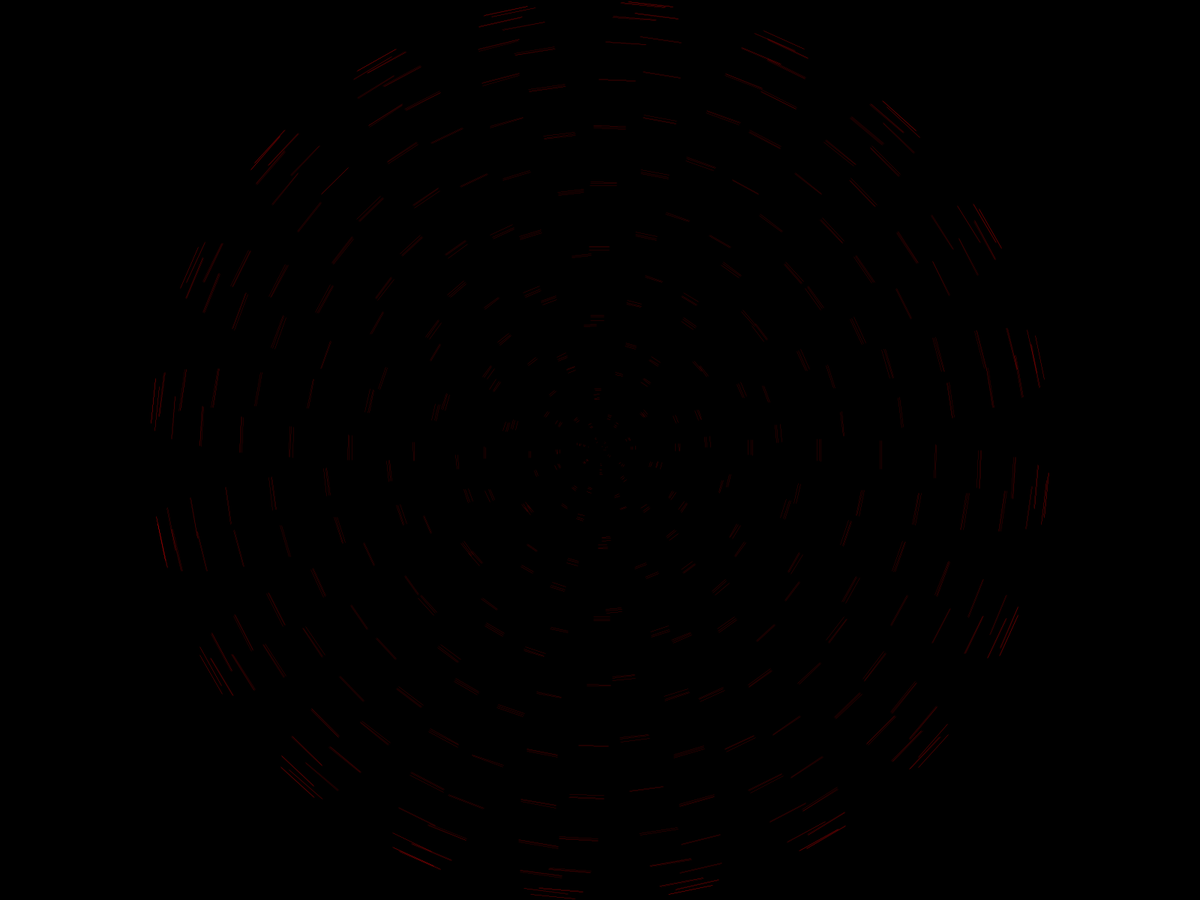
Frame 1 (no input)
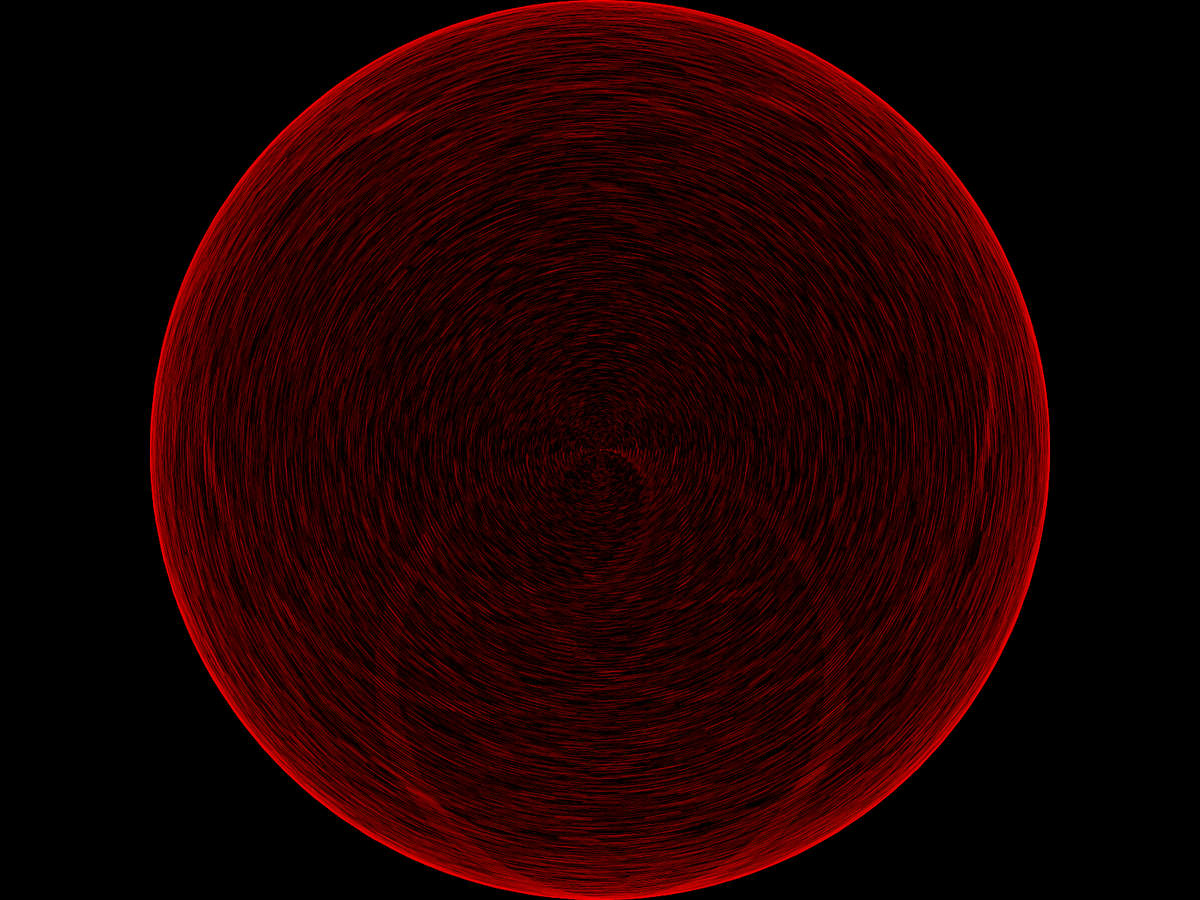
Frame 60 (the mouse pressed at the canvas centre just before this capture)
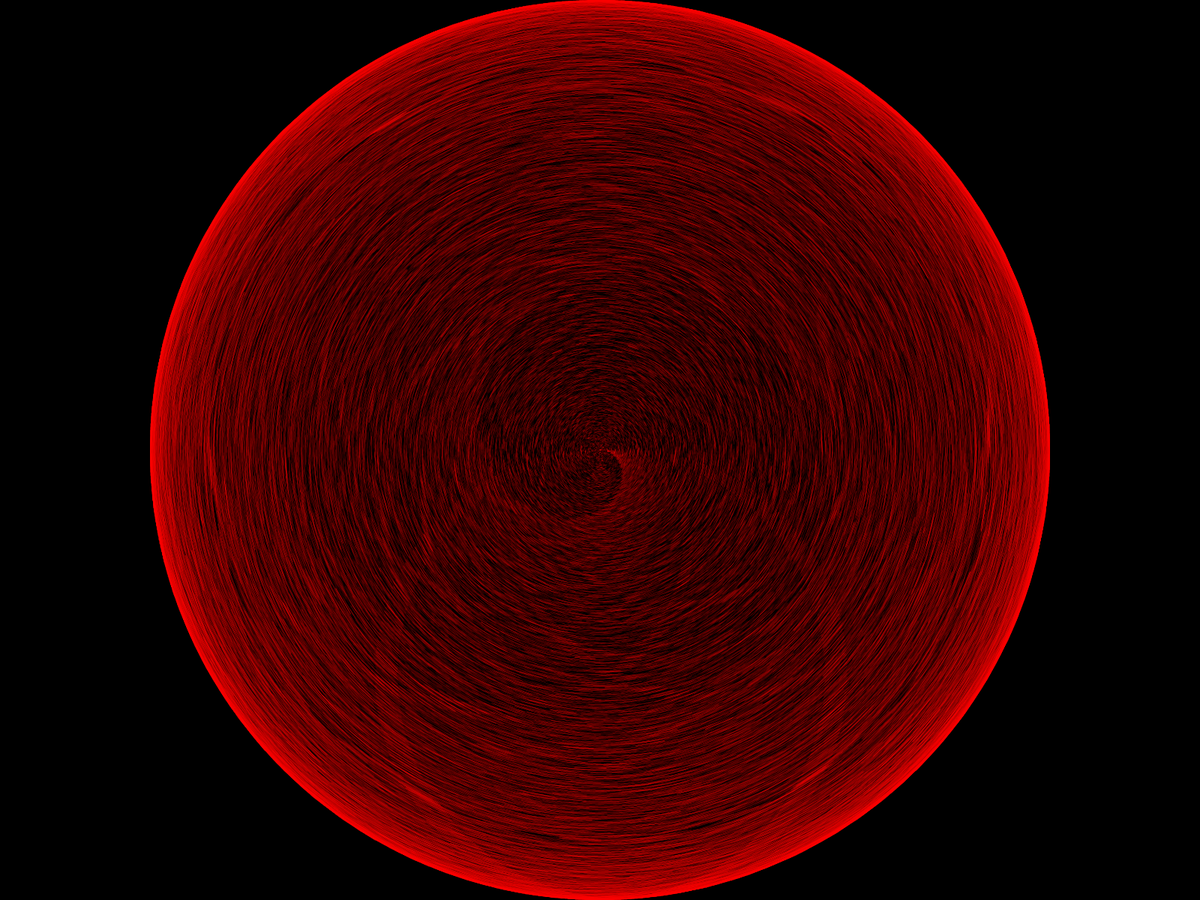
Frame 120 (the mouse held since frame 60 and released just before this capture)

The Processing sketch that drew these frames (run headless with seeded random() and noise(); from frame 60 on, the mouse is pressed at the canvas centre):

// Processing sketch: RotatingCircle
// ── RotatingCircle.pde
float toX(float r, float phi) {return r * cos(phi);}
float toY(float r, float phi) {return r * sin(phi);}

float detail = 0.1;
float t = 0;

void setup() {
  fullScreen();
  background(0);
  strokeWeight(0.1);
  colorMode(HSB);
  stroke(255,255,255);
  noCursor();

}


float func(float phi, float x2) {
  //return 800 * sin(x2/40 + phi/50) * sin(x2/40 + phi / 100);
  return 600 * sin(phi / x2);
}




void draw() {
  t += 0.1;
  translate(width/2, height/2);
  for (float phi = 0; phi < 100; phi += detail) {
    float x1 = toX(func(phi, t), phi - detail);
    float y1 = toY(func(phi, t), phi - detail);
    
    float x2 = toX(func(phi, t), phi);
    float y2 = toY(func(phi, t), phi);
    
    line(x1, y1, x2, y2);
  }
}
